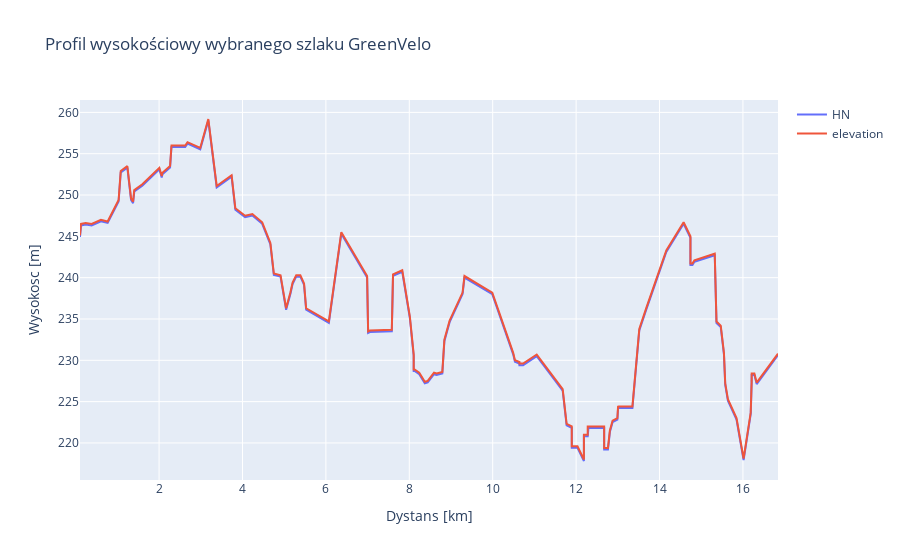

The notebook cell this image was saved under:
### Code cell
# profil wysokosciowy
fig = go.Figure()
fig.add_trace(go.Scatter(x=df['distance'], y=df['HN'], name='HN'))
# fig.add_trace(go.Scatter(x=df['distance'], y=df['elip'], name='elip'))
fig.add_trace(go.Scatter(x=df['distance'], y=df['elevation'], name='elevation'))
fig.update_layout(title='Profil wysokościowy wybranego szlaku GreenVelo', xaxis_title='Dystans [km]', yaxis_title='Wysokosc [m]')
fig.show()
